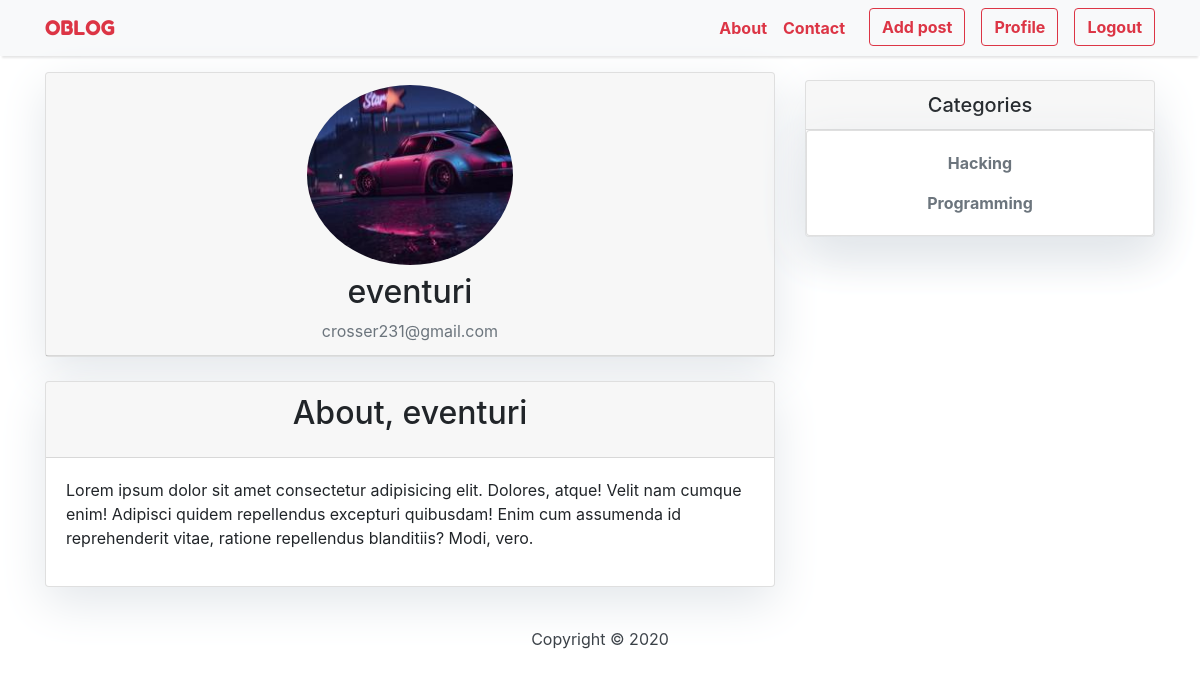
Screenshot of /profile/eventuri/ (signed in) with the database file from the repository.
### users/models.py (models this page shows, shortened)
class Profile(models.Model):
	user = models.OneToOneField(User, on_delete=models.CASCADE, unique=True)
	slug = models.SlugField(max_length=50, unique=True, null=True, blank=True)
	image = models.ImageField(default='default.jpg', upload_to='profile_pics')

### blog/models.py (models this page shows, shortened)
class Category(models.Model):
    name = models.CharField(max_length=100, unique=True)
    slug = models.SlugField(max_length=200, unique=True)
    class Meta:
        verbose_name_plural = "Categories"
    def __str__(self):
        return self.name

### users/views.py (the view)
# urls.py: path('profile/<slug:slug>/', user_views.profile_view, name='profile'),
@login_required
def profile_view(request, slug):
	template_name = "profile.html"
	uprofile = get_object_or_404(Profile, slug=slug)
	categories_list = Category.objects.all()
	context = {
		"profile" : uprofile,
		"categories_list" : categories_list
	}
	return render(request, template_name, context)

### templates/profile.html (shortened to what this page needs)
{% extends 'base.html' %}
{% load crispy_forms_tags %}
{% load static %}
{% block content %}
<div class="container">
    <div class="row">
        <div class="col-md-8 mt-3 left">
            <div class="card mb-4">
                <div class="card-header text-center">
                    <img src="{{ profile.user.profile.image.url }}" alt="" class="rounded-circle account-img mb-2" style="max-width: 30%; height: 180px; object-fit: cover;">
                    <h2 class="card-text">{{ profile.user.username }}</h2>
                    <p class="card-text text-muted">{{ profile.user.email }}</p>
                </div>
            </div>
            <div class="card mb-4">
                <div class="card-header text-center">
                    <h2 class="card-title">About, {{ profile.user.username }}</h2>
                </div>
                <div class="card-body">
                    <p>Lorem ipsum dolor sit amet consectetur adipisicing elit. Dolores, atque! Velit nam cumque enim! Adipisci quidem repellendus excepturi quibusdam! Enim cum assumenda id reprehenderit vitae, ratione repellendus blanditiis? Modi, vero.</p>
                </div>
            </div>
        </div>
        {% block sidebar %} {% include 'sidebar.html' %} {% endblock sidebar %}
    </div>
</div>
{%endblock%}

### templates/sidebar.html
{% block sidebar %}
{% load static %}
<div class="col-md-4 float-right ">
  <div class="card my-4">
    <h5 class="card-header text-center">Categories</h5>
    <div class="card">
      <div class="card-body">
        {% for category in categories_list %}
		    <p class="card-text text-center"><a href="{% url 'post_by_category' category.slug %}" class="category-link text-muted font-weight-bold">{{category}}</a></p>
        {% endfor %}
      </div>
    </div>
  </div>
</div>
{% endblock sidebar %}

### static/css/base.css (style rules this page uses)
body { font-family: "Roboto", sans-serif; font-size: 17px; background-color: #fdfdfd; }
.card { box-shadow: 0 16px 48px #E3E7EB; }

### rows the page displays
Profile: user.profile.image (picture), user.username "eventuri", user.email "crosser231@gmail.com"
Category: name "Hacking"
Category: name "Programming"
